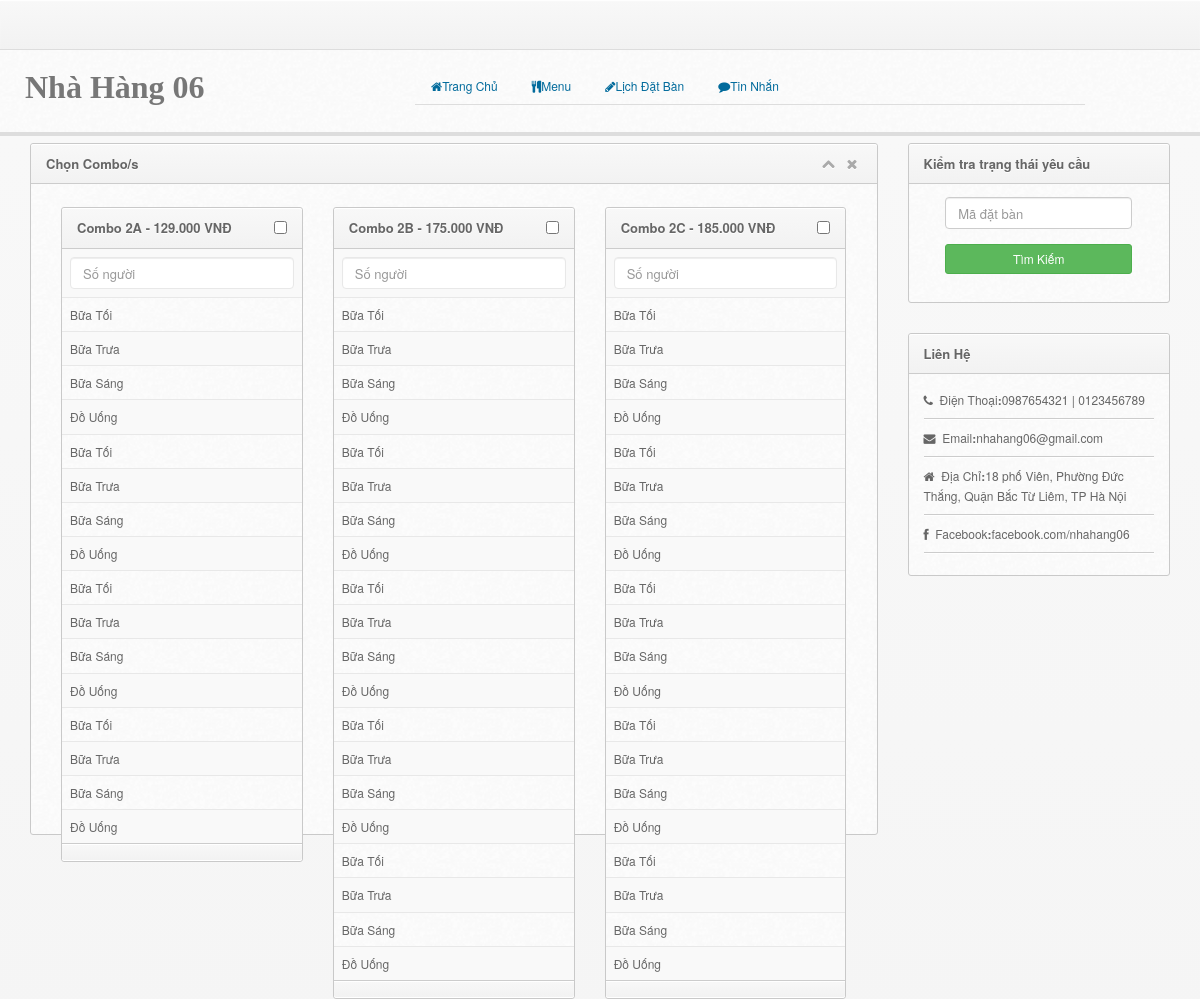
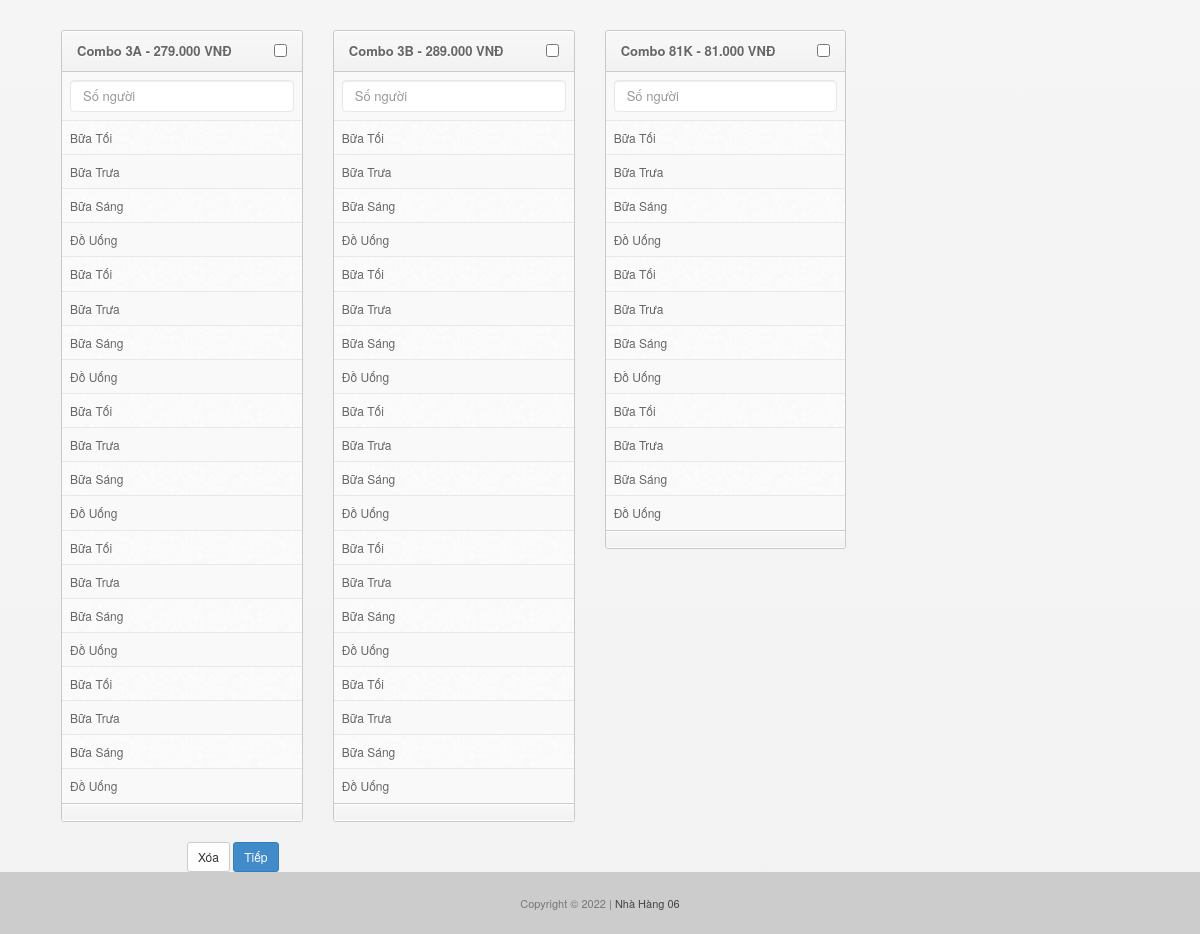
The page /combo.php (signed in) on the database its author committed (2 pictures, top to bottom).
### tables this page shows
CREATE TABLE `combo` (
  `combo_id` int(11) NOT NULL,
  `combo_name` varchar(100) NOT NULL,
  `combo_price` decimal(10,3) NOT NULL,
  `combo_image` varchar(100) DEFAULT NULL
);

CREATE TABLE `combo_details` (
  `combo_details_id` int(11) NOT NULL,
  `combo_id` int(11) NOT NULL,
  `menu_id` int(11) NOT NULL
);

CREATE TABLE `category` (
  `cat_id` int(11) NOT NULL,
  `cat_name` varchar(50) NOT NULL
);

### combo.php (the view, shortened to what this page needs)
<?php include 'header.php';?>
<body>
	<?php include 'navbar.php';?>
	<?php include 'menu-tab.php';?>
		<div class = "content">
			<div class = "col-lg-12 col-md-12 col-sm-12 col-xs-12">
				<div class = "col-md-9 col-lg-9">
					<div class="widget wgreen">
                <div class="widget-head">
                  <div class="pull-left">Chọn Combo/s</div>
                  <div class="widget-icons pull-right">
                    <a href="#" class="wminimize"><i class="fa fa-chevron-up"></i></a>
                    <a href="#" class="wclose"><i class="fa fa-times"></i></a>
                  </div>
                  <div class="clearfix"></div>
                </div>
                <div class="widget-content" style="height:650px">
                  <div class="padd">
                    <form class="form-horizontal" role="form" action="combo_save.php" method="post">
<?php
include('includes/dbcon.php');
    $query=mysqli_query($con,"select * from combo order by combo_name")or die(mysqli_error($con));
      while ($row=mysqli_fetch_array($query)){
        $id=$row['combo_id'];
        $name=$row['combo_name'];
        $price=$row['combo_price'];
?>
          <div class="col-md-4">
              <div class="widget">
                <div class="widget-head">
                  <div class="pull-left"><?php echo $name;?> - <?php echo $price;?> VNĐ</div>
                  <div class="widget-icons pull-right">
                    <input type="checkbox" id="inlineCheckbox1" value="<?php echo $id;?>" name="combo_id[]">
                  </div>
                  <div class="clearfix"></div>
                </div>
                <div class="widget-content referrer">
                  <table class="table table-striped table-bordered table-hover">
                    <tbody>
                      <tr>
                      <td><input type="number" class="form-control" placeholder="Số người" name="nop[]"></td>
                    </tr>
<?php
    $query1=mysqli_query($con,"select * from combo_details natural join category where combo_id='$id'")or die(mysqli_error($con));
      while ($row1=mysqli_fetch_array($query1)){
        $catname=$row1['cat_name'];
?>
                    <tr>
                      <td><?php echo $catname;?></td>
                    </tr>
<?php }?>
                  </tbody></table>
                  <div class="widget-foot">
                  </div>
                </div>
              </div>
            </div>
            <?php }?>
                  </div>
                  <div class="form-group">
                                  <div class="col-lg-offset-2 col-lg-6">
                                    <button type="reset" class="btn btn-sm btn-default">Xóa</button>
                                    <button type="submit" class="btn btn-sm btn-primary">Tiếp</button>
                                  </div>
                                </div>
                </div>
              </div>
				</div>
        <?php include('right-sidebar.php');?>
<?php include 'footer.php';?>
</body>
</html>

### header.php (shortened to what this page needs)
<!DOCTYPE html>
<html lang="en">
<head>
  <link href="css/bootstrap.min.css" rel="stylesheet">
  <link rel="stylesheet" href="css/font-awesome.min.css">
  <link rel="stylesheet" href="css/jquery-ui.css">
  <link rel="stylesheet" href="css/fullcalendar.css">
  <link rel="stylesheet" href="css/fullcalendar.min.css">
  <link rel="stylesheet" href="css/bootstrap-social.css">
  <link rel="stylesheet" href="css/prettyPhoto.css">
  <link rel="stylesheet" href="css/rateit.css">
  <link rel="stylesheet" href="css/print.css" media="print">
  <link rel="stylesheet" href="css/bootstrap-datetimepicker.min.css">
  <link rel="stylesheet" href="css/jquery.cleditor.css">
  <link rel="stylesheet" href="css/jquery.dataTables.css">
  <link rel="stylesheet" href="css/jquery.onoff.css">
  <link href="css/style.css" rel="stylesheet">
  <link href="css/custom.css" rel="stylesheet">
  <link href="css/style.css" rel="stylesheet">
  <link href="css/widgets.css" rel="stylesheet">
  <link href="css/select2.min.css" rel="stylesheet">
</head>

### navbar.php (shortened to what this page needs)
<div class="navbar navbar-fixed-top bs-docs-nav" role="banner">
	</div>

### menu-tab.php (shortened to what this page needs)
<header>
  <div class="container">
    <div class="row">
      <div class="col-md-4">
        <div class="logo">
         <a href="index.php"> <h2 class = "logo-text" style="font-family:American Typewriter, serif"><span class="bold">Nhà Hàng 06</span></h2></a>
        </div>
      </div>
      <div class="col-md-7">
        <ul class="nav nav-tabs">
	<li class="dropdown dropdown-big">
            <a  href="index.php">
              <i class="fa fa-home"></i>Trang Chủ
            </a>
          </li>
          <li class="dropdown dropdown-big">
            <a href="menu.php">
              <i class="fa fa-cutlery"></i>Menu
            </a>
          </li>
          <li class="dropdown dropdown-big">
                       <a href="reservation.php">
              <i class="fa fa-pencil"></i>Lịch Đặt Bàn
            </a>
          </li>
          <li class="dropdown dropdown-big">
            <a class="dropdown-toggle" href="messages.php">
              <i class="fa fa-comment"></i>Tin Nhắn
            </a>
          </li>
</header>

### right-sidebar.php (shortened to what this page needs)
<div class = "col-md-3 col-lg-3 inquiry hideme">
          <div class = "widget">
            <div class = "widget-head">
            Kiểm tra trạng thái yêu cầu
            </div>
            <div class = "widget-content">
              <div class = "padd">
                <form class="form-horizontal" role="form" method="post" action="search.php">
                                <div class="form-group">
                                  <div class="col-lg-10 col-lg-offset-1">
                                    <input type ="text" name="rcode" class="form-control" placeholder="Mã đặt bàn">
                                  </div>
                                </div>
                <div class="form-group">
                                  <div class="col-lg-offset-1 col-lg-10">
                                    <button type="submit" class="btn btn-sm btn-success btn-block">Tìm Kiếm</button>
                                  </div>
                                </div>
                              </form>
            </div>
            </div>
          </div>
        </div>
        <div class="col-md-3 col-lg-3 hideme">
              <div class="widget">
                <div class="widget-head">
                  <div class="pull-left">Liên Hệ</div>
                  <div class="clearfix"></div>
                </div>
                <div class="widget-content">
                  <div class="padd">
                             <div class="support-contact">
                                <p><i class="fa fa-phone"></i>&nbsp; Điện Thoại<strong>:</strong>0987654321 | 0123456789</p>
                                <hr />
                                <p><i class="fa fa-envelope"></i>&nbsp; Email<strong>:</strong>nhahang06@gmail.com</p>
                                <hr />
                                <p><i class="fa fa-home"></i>&nbsp; Địa Chỉ<strong>:</strong>18 phố Viên, Phường Đức Thắng, Quận Bắc Từ Liêm, TP Hà Nội</p>
                <hr />
        <p><i class="fa fa-facebook"></i>&nbsp; Facebook<strong>:</strong>facebook.com/nhahang06 </p>
                <hr />
                             </div>
                  </div>
                </div>
              </div>
            </div>
      </div>
    </div>

### footer.php (shortened to what this page needs)
<footer class = "footer-amp">
<div class="container">
    <div class="row">
      <div class="col-md-12 col-lg-12 col-sm-12 col-xs-12 footer-column">
		<div class = "padd">
				<p class="copy center">Copyright &copy; 2022 | <a href="index.php">Nhà Hàng 06</a> </p>
		</div>
      </div>
    </div>
  </div>
</footer>

### css/style.css (style rules this page uses)
body { font-size: 12px; line-height: 22px; color: #666; border-top: 3px solid #eee; background:#343434 url("../img/back.png") repeat; padding-top: 37px; -webkit-font-smoothing: antialiased; }
h1,h2,h3,h4,h5,h6 { padding: 2px 0px; margin: 2px 0px; color: #777; }
h2 { font-size: 25px; line-height: 35px; }
p { padding: 0px; margin:0px; }
a { color: #026b9c; }
.bold { font-weight: bold; }
hr { margin:15px 0px 10px 0px; padding:0px; border-top:0px; border-bottom:1px solid #f4f4f4; height:0px; }
.center { text-align:center; }
button { font-size: 11px; }
form { margin: 0px; }
.navbar { background-color: #f8f8f8; background: -webkit-gradient(linear, left top, left bottom, from(#f8f8f8), to(#f2f2f2)); background: -webkit-linear-gradient(top, #f8f8f8, #f2f2f2); background: -moz-linear-gradient(top, #f8f8f8, #f2f2f2); background: -ms-linear-gradient(top, #f8f8f8, #f2f2f2); background: -o-linear-gradient(top, #f8f8f8, #f2f2f2); background: linear-gradient(top, #f8f8f8, #f2f2f2); border-bottom: 1px solid #ddd; box-shadow: inset 0px 1px 1px #fff; }
header { border-top: 1px solid #ccc; padding: 25px 0px 15px 0px; background: #fafafa url("../img/cream.png") repeat; border-bottom: 1px solid #ddd; }
header .container { width:100%; max-width: 100%; }
header .logo { margin-top: 0px; margin-bottom: 10px; padding-left: 10px; }
.widget { border: 1px solid #c9c9c9; border-radius: 3px; margin-top: 10px; margin-bottom: 20px; background: #fafafa url('../img/cream.png') repeat; }
.widget p { margin: 3px 0px 5px 0px !important; line-height: 20px; }
.widget hr { margin: 8px 0px; border-top: 1px solid #ccc; border-bottom: 1px solid #fff; }
.widget .table * { border-color:#e8e8e8 !important; }
.widget .table.table-bordered { margin-bottom:0px; border:0px; }
.widget .table.table-bordered tr:first-child td { border-top:0px; }
.widget .table.table-bordered tr:last-child td { border-bottom:0px; }
.widget .table.table-bordered td { border-right:1px solid #ddd; }
.widget .table.table-bordered tr td:first-child { border-left:0px; }
.widget .table.table-bordered td:last-child { border-right:0px; }
.widget .padd, .modal-body { padding: 13px 15px; }
.widget .widget-head,.modal-header { background-color: #f8f8f8; background: -webkit-gradient(linear, left top, left bottom, from(#f8f8f8), to(#f2f2f2)); background: -webkit-linear-gradient(top, #f8f8f8, #f2f2f2); background: -moz-linear-gradient(top, #f8f8f8, #f2f2f2); background: -ms-linear-gradient(top, #f8f8f8, #f2f2f2); background: -o-linear-gradient(top, #f8f8f8, #f2f2f2); background: linear-gradient(top, #f8f8f8, #f2f2f2); border-top-right-radius: 3px; border-top-left-radius: 3px; text-shadow:0px 1px #fff; border-bottom: 1px solid #ccc; border-top: 1px solid #fff; color: #666; font-size: 13px; font-weight: bold; padding: 8px 15px; }
.widget .widget-head .widget-icons i { font-size: 14px; margin: 0px 4px; }
.widget .widget-head .widget-icons a { color: #aaa; }
.widget .widget-foot, .modal-footer { background-color: #f8f8f8; background: -webkit-gradient(linear, left top, left bottom, from(#f8f8f8), to(#f2f2f2)); background: -webkit-linear-gradient(top, #f8f8f8, #f2f2f2); background: -moz-linear-gradient(top, #f8f8f8, #f2f2f2); background: -ms-linear-gradient(top, #f8f8f8, #f2f2f2); background: -o-linear-gradient(top, #f8f8f8, #f2f2f2); background: linear-gradient(top, #f8f8f8, #f2f2f2); border-bottom-right-radius: 3px; border-bottom-left-radius: 3px; text-shadow:0px 1px #fff; border-bottom: 1px solid #fff; border-top: 1px solid #ccc; padding: 8px 15px; font-size: 12px; color: #555; box-shadow: inset 0px 1px 1px #fff; }
footer { background-color: #f8f8f8; background: -webkit-gradient(linear, left top, left bottom, from(#f8f8f8), to(#f2f2f2)); background: -webkit-linear-gradient(top, #f8f8f8, #f2f2f2); background: -moz-linear-gradient(top, #f8f8f8, #f2f2f2); background: -ms-linear-gradient(top, #f8f8f8, #f2f2f2); background: -o-linear-gradient(top, #f8f8f8, #f2f2f2); background: linear-gradient(top, #f8f8f8, #f2f2f2); padding:10px 0px; color: #777; font-size: 12px; border-top: 3px solid #ddd; }
footer .container { width:100%; max-width:100% !important; }
footer a, footer a:visited { color: #444; }
footer .copy { font-size: 11px; }

### css/custom.css (style rules this page uses)
h2.logo-text { font-size: 32px; font-family: 'Lato',sans-serif; font-weight: 300; }
.col-md-12.col-lg-12.col-sm-12.col-xs-12.footer-column { padding: 20px 0px; background-color: #ccc; }
footer.footer-amp { padding: 0px; }

### rows shown on the page
combo: combo_name "Combo 2A", combo_price "129.000"
combo_details: category.cat_name "Bữa Tối", category.cat_name "Bữa Trưa", category.cat_name "Bữa Sáng", category.cat_name "Đồ Uống"
combo_details: category.cat_name "Bữa Tối", category.cat_name "Bữa Trưa", category.cat_name "Bữa Sáng", category.cat_name "Đồ Uống"
combo_details: category.cat_name "Bữa Tối", category.cat_name "Bữa Trưa", category.cat_name "Bữa Sáng", category.cat_name "Đồ Uống"
combo_details: category.cat_name "Bữa Tối", category.cat_name "Bữa Trưa", category.cat_name "Bữa Sáng", category.cat_name "Đồ Uống"
combo: combo_name "Combo 2B", combo_price "175.000"
combo_details: category.cat_name "Bữa Tối", category.cat_name "Bữa Trưa", category.cat_name "Bữa Sáng", category.cat_name "Đồ Uống"
combo_details: category.cat_name "Bữa Tối", category.cat_name "Bữa Trưa", category.cat_name "Bữa Sáng", category.cat_name "Đồ Uống"
combo_details: category.cat_name "Bữa Tối", category.cat_name "Bữa Trưa", category.cat_name "Bữa Sáng", category.cat_name "Đồ Uống"
combo_details: category.cat_name "Bữa Tối", category.cat_name "Bữa Trưa", category.cat_name "Bữa Sáng", category.cat_name "Đồ Uống"
combo_details: category.cat_name "Bữa Tối", category.cat_name "Bữa Trưa", category.cat_name "Bữa Sáng", category.cat_name "Đồ Uống"
combo: combo_name "Combo 2C", combo_price "185.000"
combo_details: category.cat_name "Bữa Tối", category.cat_name "Bữa Trưa", category.cat_name "Bữa Sáng", category.cat_name "Đồ Uống"
combo_details: category.cat_name "Bữa Tối", category.cat_name "Bữa Trưa", category.cat_name "Bữa Sáng", category.cat_name "Đồ Uống"
combo_details: category.cat_name "Bữa Tối", category.cat_name "Bữa Trưa", category.cat_name "Bữa Sáng", category.cat_name "Đồ Uống"
combo_details: category.cat_name "Bữa Tối", category.cat_name "Bữa Trưa", category.cat_name "Bữa Sáng", category.cat_name "Đồ Uống"
combo_details: category.cat_name "Bữa Tối", category.cat_name "Bữa Trưa", category.cat_name "Bữa Sáng", category.cat_name "Đồ Uống"
combo: combo_name "Combo 3A", combo_price "279.000"
combo_details: category.cat_name "Bữa Tối", category.cat_name "Bữa Trưa", category.cat_name "Bữa Sáng", category.cat_name "Đồ Uống"
combo_details: category.cat_name "Bữa Tối", category.cat_name "Bữa Trưa", category.cat_name "Bữa Sáng", category.cat_name "Đồ Uống"
combo_details: category.cat_name "Bữa Tối", category.cat_name "Bữa Trưa", category.cat_name "Bữa Sáng", category.cat_name "Đồ Uống"
combo_details: category.cat_name "Bữa Tối", category.cat_name "Bữa Trưa", category.cat_name "Bữa Sáng", category.cat_name "Đồ Uống"
combo_details: category.cat_name "Bữa Tối", category.cat_name "Bữa Trưa", category.cat_name "Bữa Sáng", category.cat_name "Đồ Uống"
combo: combo_name "Combo 3B", combo_price "289.000"
combo_details: category.cat_name "Bữa Tối", category.cat_name "Bữa Trưa", category.cat_name "Bữa Sáng", category.cat_name "Đồ Uống"
combo_details: category.cat_name "Bữa Tối", category.cat_name "Bữa Trưa", category.cat_name "Bữa Sáng", category.cat_name "Đồ Uống"
combo_details: category.cat_name "Bữa Tối", category.cat_name "Bữa Trưa", category.cat_name "Bữa Sáng", category.cat_name "Đồ Uống"
combo_details: category.cat_name "Bữa Tối", category.cat_name "Bữa Trưa", category.cat_name "Bữa Sáng", category.cat_name "Đồ Uống"
combo_details: category.cat_name "Bữa Tối", category.cat_name "Bữa Trưa", category.cat_name "Bữa Sáng", category.cat_name "Đồ Uống"
combo: combo_name "Combo 81K", combo_price "81.000"
combo_details: category.cat_name "Bữa Tối", category.cat_name "Bữa Trưa", category.cat_name "Bữa Sáng", category.cat_name "Đồ Uống"
combo_details: category.cat_name "Bữa Tối", category.cat_name "Bữa Trưa", category.cat_name "Bữa Sáng", category.cat_name "Đồ Uống"
combo_details: category.cat_name "Bữa Tối", category.cat_name "Bữa Trưa", category.cat_name "Bữa Sáng", category.cat_name "Đồ Uống"
